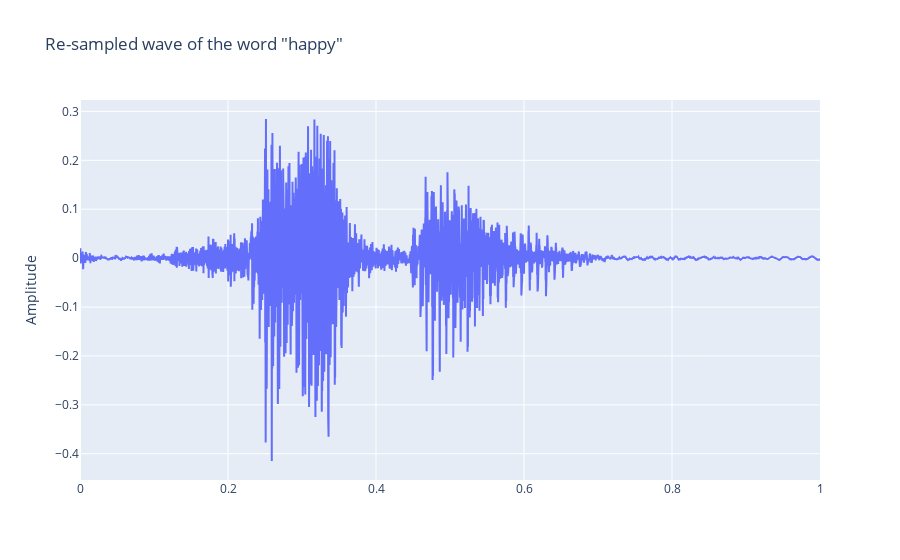

Notebook code cell kept with this figure:
### Code cell
# Example of word happy after re-sampling
target_sr = 8000
samples_rs = librosa.resample(samples, sample_rate, target_sr)

trace = go.Scatter(x=np.linspace(0, target_sr/len(samples_rs), len(samples_rs)),
                   y=samples_rs,
                   mode='lines')
layout = go.Layout(title='Re-sampled wave of the word "happy"', 
                   yaxis_title='Amplitude')
fig = go.Figure(data=trace, layout=layout)
iplot(fig)

# Audio sample
ipd.Audio(samples_rs, rate=target_sr)

### Figure 1 — Plotly figure (JSON) as saved in the notebook; plotly's stock layout.template omitted (floating-point values rounded to 4 significant figures; data arrays with more than 128 entries replaced by an {"elided": "..."} marker saying what was removed)
{"data": [{"mode": "lines", "type": "scatter", "x": {"elided": "8000 float values"}, "y": {"elided": "8000 float values"}}], "layout": {"autosize": true, "title": {"text": "Re-sampled wave of the word \"happy\""}, "xaxis": {"autorange": true, "range": [0, 1], "type": "linear"}, "yaxis": {"autorange": true, "range": [-0.4536, 0.3233], "title": {"text": "Amplitude"}, "type": "linear"}}}
